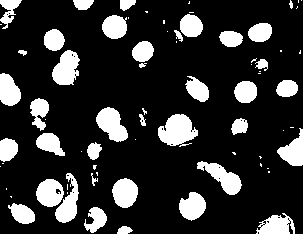
#> input picture test1.png, 303 x 234 px
$ python count_eggs_4.py test1.png 100 out.png
#> lines starting #> are read from the running program, lines starting #| are printed output that depends on the picture; after the words box and inside, x2 and y2 are one past the last pixel; in counts of white or black regions, pixels touching at a corner belong together
#> `im1 = cv2.imread(sys.argv[1],0)`: im1: shape (234, 303); 19.2% white; 74 white regions (36 under 20 px), largest, box (x1, y1, x2, y2) and area: (158, 114, 198, 147) 877, (96, 107, 128, 142) 694, (52, 50, 80, 85) 681
# Note: I used Python 3.6.5 and OpenCV 3.4.2. The result varied on the VLab Computer with Python 2.7 producing incorrect output
import sys
import cv2
import numpy as np


def count_eggs_4(im1,min_comp_size):
    # mask = filtered_k_means_thresholding(im1)
#> called with min_comp_size = 100
    thresh = 0
    if(im1.max() == 255):
        thresh = 100

    # hist = cv2.calcHist([hsv], [0, 1], None, [180, 256], [0, 180, 0, 256])
    # cv2.calcHist()

    kernel2 = cv2.getStructuringElement(cv2.MORPH_ELLIPSE,(8,8))
    im2 = cv2.morphologyEx(im1,cv2.MORPH_OPEN,kernel2)
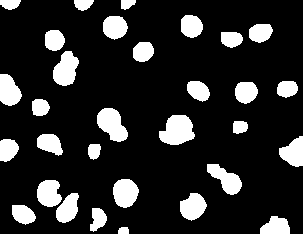
#> im2: shape (234, 303); 16.8% white; 31 white regions, largest, box (x1, y1, x2, y2) and area: (159, 115, 195, 145) 785, (97, 108, 128, 142) 688, (53, 51, 79, 86) 630
    kernel2 = cv2.getStructuringElement(cv2.MORPH_ELLIPSE,(2,2))
    mask = cv2.morphologyEx(im2,cv2.MORPH_CLOSE,kernel2)
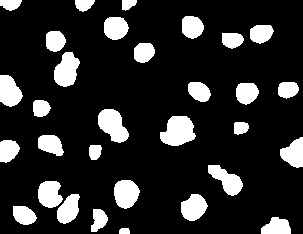
#> mask: shape (234, 303); 16.7% white; 31 white regions, largest, box (x1, y1, x2, y2) and area: (160, 116, 196, 146) 782, (98, 109, 129, 143) 689, (54, 52, 80, 87) 631
    mask = im1
    label_mask = np.zeros_like(mask,dtype=np.uint8)
    neighbour = [(-1,0),(1,0),(0,-1),(0,1),(1,1),(1,-1),(-1,1),(1,1)]
    label_count = 1

    # First Pass of finding Connected Components
    for x in range(mask.shape[1]):
            for y in range(mask.shape[0]):
                if mask[y,x] > thresh:
                    label_low =  label_count
                    found = False
                    for i in range(8):
                        # Check if neighbour is within the boundary of imagee
                        if 0<=y+neighbour[i][0]<mask.shape[0] and 0<=x+neighbour[i][1]<mask.shape[1]:
                            if mask[y+neighbour[i][0],x+neighbour[i][1]] >thresh and label_mask[y+neighbour[i][0],x+neighbour[i][1]] != 0:
                                if label_mask[y+neighbour[i][0],x+neighbour[i][1]] < label_low:
                                    label_low = label_mask[y+neighbour[i][0],x+neighbour[i][1]]
                                    found = True
                    if found == False:
                        label_count += 1
                        # print(label_count)
                    label_mask[y,x] = label_low
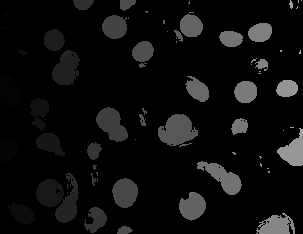
#> label_mask: shape (234, 303); min 0, max 169, mean 13.8
#> after the loop, label_count = 170

    # Second Pass for finding connected components
    for x in range(label_mask.shape[1]):
        for y in range(label_mask.shape[0]):
            if mask[y,x] > thresh:
                label_low = label_mask[y,x]
                for i in range(8):
                    if 0<=y+neighbour[i][0]<mask.shape[0] and 0<=x+neighbour[i][1]<mask.shape[1]:
                        if 0<label_mask[y+neighbour[i][0],x+neighbour[i][1]]<label_low:
                            label_low = label_mask[y+neighbour[i][0],x+neighbour[i][1]]
                label_mask[y,x] = label_low
#> label_mask: shape (234, 303); 0.8% of pixels changed, all inside (x1, y1, x2, y2) = (3, 0, 303, 234)

    # Count Pixel size of each component
    size_count = np.zeros(label_count)
#> size_count = 170 values from 0 to 0
    for x in range(label_mask.shape[1]):
        for y in range(label_mask.shape[0]):
            size_count[label_mask[y,x]] += 1

    # Remove smaller components from labels
    for x in range(label_mask.shape[1]):
        for y in range(label_mask.shape[0]):
            if (size_count[label_mask[y,x]] < min_comp_size):
                label_mask[y,x] = 0
                size_count[label_mask[y,x]] -= 1
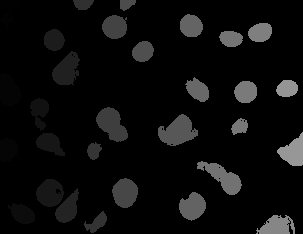
#> label_mask: shape (234, 303); min 0, max 151, mean 12.6

    prev = 0
    count = 0
    for x in range(label_mask.shape[1]):
        for y in range(label_mask.shape[0]):
            if label_mask[y,x]>prev:
                prev = label_mask[y,x]
                count += 1
#> after the loop, count = 31; prev = 151

    print('For Testing prev count is {}'.format(prev))
#| For Testing prev count is 151
    print('Egg count is {}'.format(count))
#| Egg count is 31


    # gray_image = np.array((label_mask != 0),dtype=np.uint8)

    color_img = cv2.cvtColor(im1,cv2.COLOR_GRAY2RGB)
#> color_img is the input picture: shape (234, 303, 3); 19.2% white; 74 white regions (36 under 20 px), largest, box (x1, y1, x2, y2) and area: (158, 114, 198, 147) 877, (96, 107, 128, 142) 694, (52, 50, 80, 85) 681
    color_img[:,:,0] = color_img[:,:,0] - label_mask * 40
    color_img[:,:,1] = color_img[:,:,1] - label_mask * 12
    color_img[:,:,2] = color_img[:,:,2] - label_mask * 42
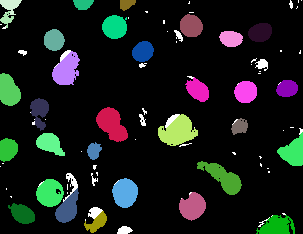
#> color_img: shape (234, 303, 3); mean B, G, R 25.7, 29, 23.9
    return color_img


if __name__ == '__main__':
    # Map command line arguments to function arguments.
    im1 = cv2.imread(sys.argv[1],0)
    size = int(sys.argv[2])
    outputfile = sys.argv[3]
    im = count_eggs_4(im1,size)
    cv2.imwrite(outputfile,im)
